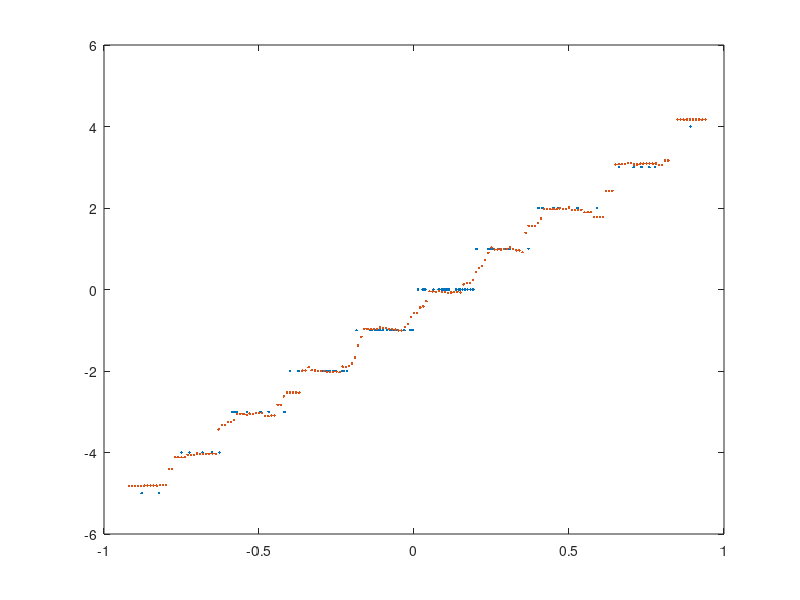

Here is the MATLAB script that generated this plot: (Note: this script raises an error after producing the figure.)
clear all;
close all;

miu_f = @(x) floor(x*5);

N = 100;
Uk = [];
Xk = [];
real_y = [];

for i=1:N
    u = rand()+rand()-1;
    %z = 2*rand()-1;
    z = rand()/2-0.25;
    Uk(i) = miu_f(u) + z;
    real_y(i) = miu_f(u);
    Xk(i) = u;
end

% real plot
plot(Xk,real_y,'.');
hold on;
%%%%%

%plot(Yk,Uk,'.');
UU = [Xk;Uk];
%plot(UU(1,:),UU(2,:),'.')


grid = -1:0.01:1;

%%%%%%%%% KERNEL
h = 0.05;

new_miu = [];
u_kernel = [];
for u=grid
    u_kernel = [];
    for i=1:N
        if UU(1,i) < u+h & UU(1,i) > u-h
            u_kernel(end+1) = UU(2,i); 
        end      
    end
    new_miu(end+1) = sum(u_kernel)/length(u_kernel);
end


plot(grid,new_miu,'.');


%%%%%%%%%%%%%%%%%%%%%%%
S = 5;

a_est = [];
for s=1:S
    a_est(s) = 0;    
    for i=1:N
        a_est(s) = a_est(s) + func(s, Xk(i) );
    end
    a_est(s) = a_est(s)/N;
    
end

b_est = [];
for s=1:S
    b_est(s) = 0;   
    
    for i=1:N
        b_est(s) = b_est(s) + Uk(i)*func(s, Xk(i) );
    end
    b_est(s) = b_est(s)/N;
    
end





x_final = [];
y_final = [];
i = 1;
a_num = 1;
b_num = 1;
tmp_y = 0;
numerator = 0;
denominator= 0;
for x_arg = grid
    
    b_num = 1;
    numerator = 0;
    for b = b_est
        numerator = numerator + b*func(b_num,x_arg);
        b_num = b_num +1;
    end
    
    a_num = 1;
    denominator = 0;
    for a = a_est
        denominator = denominator + a*func(a_num,x_arg);
        a_num = a_num +1;
    end
    
    y_final(i) = numerator/denominator;
    i = i+1;
end


plot(grid,y_final,'.');








